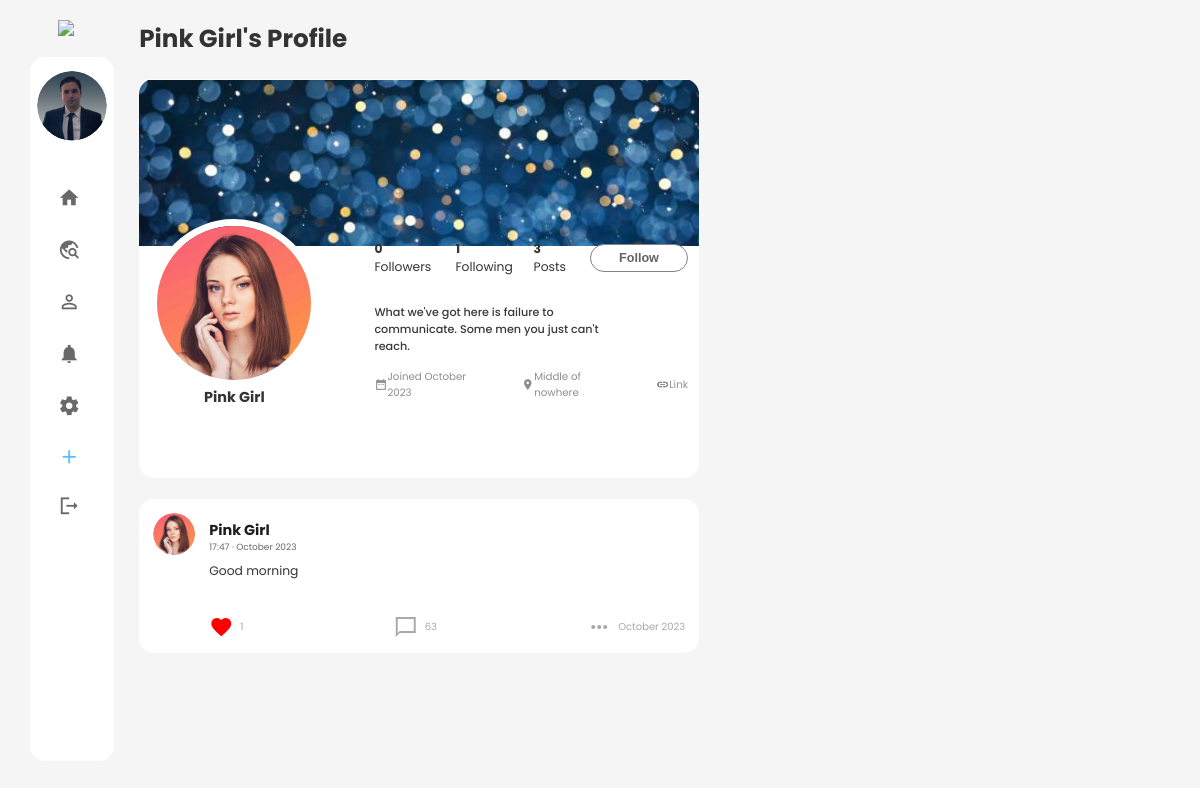
The page /2 (signed in) on the database its author committed.
### main.py (models this page shows, shortened)
    class User(db.Model, UserMixin):
        __tablename__ = 'user'
        id = db.Column(db.Integer, primary_key=True)
        username = db.Column(db.String(40), nullable=False, unique=False)
        email = db.Column(db.String(80), nullable=False, unique=True)
        password = db.Column(db.String(100), nullable=False)
        profile_picture = db.Column(db.String(80))
        header_picture = db.Column(db.String(80))
        bio = db.Column(db.Text, nullable=True)
        phone_number = db.Column(db.String(20), nullable=True)
        location = db.Column(db.String(30), nullable=True)
        birthday = db.Column(db.DateTime, nullable=True)
        bio_url = db.Column(db.String(255), nullable=True)
        profile_impressions = db.Column(db.Integer, default=0)
        created_at = db.Column(db.DateTime, default=datetime.utcnow)
        updated_at = db.Column(
            db.DateTime, default=datetime.utcnow, onupdate=datetime.utcnow)
        is_blocked = db.Column(db.Boolean, default=False)
        is_private = db.Column(db.Boolean, default=False)
        dark_theme = db.Column(db.Boolean, default=False)
        posts = relationship('Post', back_populates='user')
        comments = db.relationship('Comment', back_populates='user')
        liked_posts = db.relationship(
            'Post', secondary=likes, backref='likers')
        followed = db.relationship('User', secondary=followers,
                                   primaryjoin=(followers.c.follower_id == id),
                                   secondaryjoin=(
                                       followers.c.followed_id == id),
                                   backref=db.backref('followers', lazy='dynamic'), lazy='dynamic')
        def is_following(self, user):
            return self.followed.filter(followers.c.followed_id == user.id).count() > 0

    class Post(db.Model):  # user.posts.all()
        __tablename__ = 'post'
        id = db.Column(db.Integer, primary_key=True)
        user_id = db.Column(db.Integer, db.ForeignKey(
            'user.id'), nullable=False)
        body = db.Column(db.Text, nullable=False)
        post_picture = db.Column(db.String(200))
        likes = db.Column(db.Integer, default=0)
        created_at = db.Column(db.DateTime, default=datetime.utcnow)
        updated_at = db.Column(
            db.DateTime, default=datetime.utcnow, onupdate=datetime.utcnow)
        post_impressions = db.Column(db.Integer, default=0)
        user = relationship('User', back_populates='posts')
        comments = db.relationship(
            'Comment', back_populates='post', cascade="all, delete-orphan")

### main.py (the view)
    @app.route('/<int:user_id>')
    @login_required
    def user_profile(user_id):
        user = User.query.get(user_id)
        if user:
            followers = user.followers.all()
            followed = user.followed.all()
            reversed_posts = Post.query.filter_by(
                user_id=user.id).order_by(Post.created_at.desc()).all()
            return render_template('user_profile.html', user=user, followers=followers, followed=followed, posts=reversed_posts, current_user=current_user, logged_in=current_user.is_authenticated)
        else:
            flash('User not found.')
            return redirect(url_for('home_page'))

### main.py (called while the page is built)
@login_manager.user_loader
def load_user(user_id):
    return User.query.get(int(user_id))

### templates/user_profile.html (shortened to what this page needs)
{% extends 'base.html' %}
{% block content %}
<h1>{{ user.username }}'s Profile</h1>
<div class="profile-sec">
    <div class="header-img">
        {% if user.header_picture %}
        <img src="{{ url_for('static', filename='header_pictures/' + user.header_picture) }}">
        {% else %}
        <img src="{{ url_for('static', filename='images/blank-profile-pic.png') }}">
        {% endif %}
    </div>
    <div class="profile-heading">
        <div class="profile-title">
            <div class="profile-img">
                {% if user.profile_picture %}
                <img src="{{ url_for('static', filename='profile_pictures/' + user.profile_picture) }}">
                {% else %}
                <img src="{{ url_for('static', filename='images/blank-profile-pic.png') }}">
                {% endif %}
            </div>
            <h3>{{ user.username }}</h3>
        </div>
        <div class="profile-follow">
            <div class="right-sec">
                <p><strong>{{ followers|length }}</strong> Followers</p>
                <p><strong>{{ followed|length }}</strong> Following</p>
                <p><strong>{{ current_user.posts|length }}</strong> Posts</p>
                <div>
                {% if current_user != user %}
                {% if current_user.is_following(user) %}
                <form action="{{ url_for('unfollow', user_id=user.id) }}" method="POST">
                    <button class="btn-follow" type="submit">Unfollow</button>
                </form>
                {% else %}
                <form action="{{ url_for('follow', user_id=user.id) }}" method="POST">
                    <button class="btn-follow" type="submit">Follow</button>
                </form>
                {% endif %}
                {% endif %}
                </div>
            </div>
            <div class="profile-detail">
                <div class="profile-about">
                    {% if user.bio %}
                    <p>{{ user.bio }}</p>
                    {% endif %}
                </div>
                <div class="profile-location">
                    <p><span class="material-icons-sharp">date_range</span> Joined {{ user.created_at.strftime('%B %Y') }}</p>
                    {% if user.location %}
                    <p><span class="material-icons-sharp">room</span> {{ user.location }}</p>
                    {% endif %}
                    {% if user.bio_url %}
                    <p><span class="material-icons-sharp">link</span> <a href="{{ user.bio_url }}" target="_blank" > Link</a></p>
                    {% endif %}
                </div>
            </div>
        </div>
    </div>
</div>
            {% for post in posts %}
            <div class="user-post">
                <div class="content">
                    <div class="title">
                        {% if post.user.profile_picture %}
                        <img src="{{ url_for('static', filename='profile_pictures/' + post.user.profile_picture) }}">
                        {% else %}
                        <img src="{{ url_for('static', filename='images/blank-profile-pic.png') }}">
                        {% endif %}
                        <a href="#" onclick="return false;">
                        <h3>{{ post.user.username }}</h3>
                        <p style="font-size: xx-small; color: dimgray;">{{ post.created_at.strftime('%H:%M · %B %Y') }} </p>
                        </a>
                    </div>
                    <div class="post-body">
                        <p class="p-body">{{ post.body }}</p>
                        <div class="comment-icon">
                            <a href="#" class="like-button" data-post-id="{{ post.id }}" {% if current_user and post in current_user.liked_posts %}class="liked"{% endif %} onclick="likePost(event, this); return false;">
                                <span class="likes-wrapper">
                                    {% if post.likes == 1 %}
                                        <span class="heart-emoji red-heart"><span class="material-icons-sharp">
                                        </span></span>
                                    {% else %}
                                        <span class="heart-emoji empty-heart"><span class="material-icons-sharp">
                                            favorite_border
                                        </span></span>
                                    {% endif %}
                                <span class="likes-count">{{ post.likes }}</span>
                                </span>
                            </a>
                            {% if current_user != user %}
                            <a href="{{ url_for('show_post', post_id=post.id) }}">
                                <span class="material-icons-sharp">
                                </span>
                                <p>63</p>
                            </a>
                            <a href="#">
                                <span class="material-icons-sharp">
                                    </span>
                                <p>{{ post.created_at.strftime('%B %Y') }} </p>
                            </a>
                            {% endif %}
                        </div>
                    </div>
                </div>
            </div>
{% endfor %}
{% endblock %}

### templates/base.html (shortened to what this page needs)
<!DOCTYPE html>
<html lang="en">
<head>
    <link rel="stylesheet" href="{{url_for('static', filename='css/styles.css')}}">
</head>
<body>
    <div class="container">
        <aside>
            <div class="aside-fixed">
            <div class="toggle">
                <div class="logo">
                    <img src="{{url_for('static', filename='images/logo/crow-nav-logo.png')}}">
                </div>
            </div>
            <div class="sidebar">
                {% if not logged_in: %}
                <a href="{{ url_for('all') }}">
                    <span class="material-icons-sharp">
                        travel_explore
                    </span>
                    <h3>Explore</h3>
                </a>
                <a href="{{ url_for('about') }}">
                    <span class="material-icons-sharp">
                        contact_support
                    </span>
                    <h3>About</h3>
                </a>
                <a href="{{ url_for('login') }}">
                    <span class="material-icons-sharp">
                        login
                    </span>
                    <h3>Login</h3>
                </a>
                <a href="{{ url_for('register') }}">
                    <span class="material-icons-sharp">
                        app_registration
                    </span>
                    <h3>Register</h3>
                </a>
                {% else %}
                <div class="user-profile">
                    <div class="profile-img">
                        {% if current_user.profile_picture %}
                        <img src="{{ url_for('static', filename='profile_pictures/' + current_user.profile_picture) }}">
                        {% else %}
                        <img src="{{ url_for('static', filename='images/blank-profile-pic.png') }}">
                        {% endif %}
                    </div>
                </div>
                <a href="{{ url_for('home_page') }}">
                    <span class="material-icons-sharp">
                    </span>
                </a>
                <a href="{{ url_for('all') }}">
                    <span class="material-icons-sharp">
                    </span>
                </a>
                <a href="{{ url_for('user_profile', user_id=current_user.id) }}">
                    <span class="material-icons-sharp">
                    </span>
                </a>
                <a href="#">
                    <span class="material-icons-sharp">
                    </span>
                </a>
                <a href="{{ url_for('setting') }}">
                    <span class="material-icons-sharp">
                    </span>
                </a>
                <a class="post-btn" href="{{ url_for('new_post') }}">
                    <span class="material-icons-sharp">
                    </span>
                </a>
                <a href="{{ url_for('logout') }}">
                    <span class="material-icons-sharp">
                    </span>
                </a>
                {% endif %}
            </div>
            </div>
        </aside>
        <div class="main-div">
            <main>
            {% block content %}
            {% endblock %}
            </main>
        </div>
    </div>
</body>
</html>

### rows shown on the page
User: profile_picture (picture)
User: username "Pink Girl", header_picture (picture), profile_picture (picture), bio "What we've got here is failure to communicate. Some men you just can't reach.", created_at "October 2023", location "Middle of nowhere"
Post: profile_picture (picture), user.username "Pink Girl", created_at "17:47 · October 2023", body "Good morning", likes "1", created_at "October 2023"

### other values the page prints
{{ followers|length }} "0"
{{ followed|length }} "1"
{{ current_user.posts|length }} "3"
